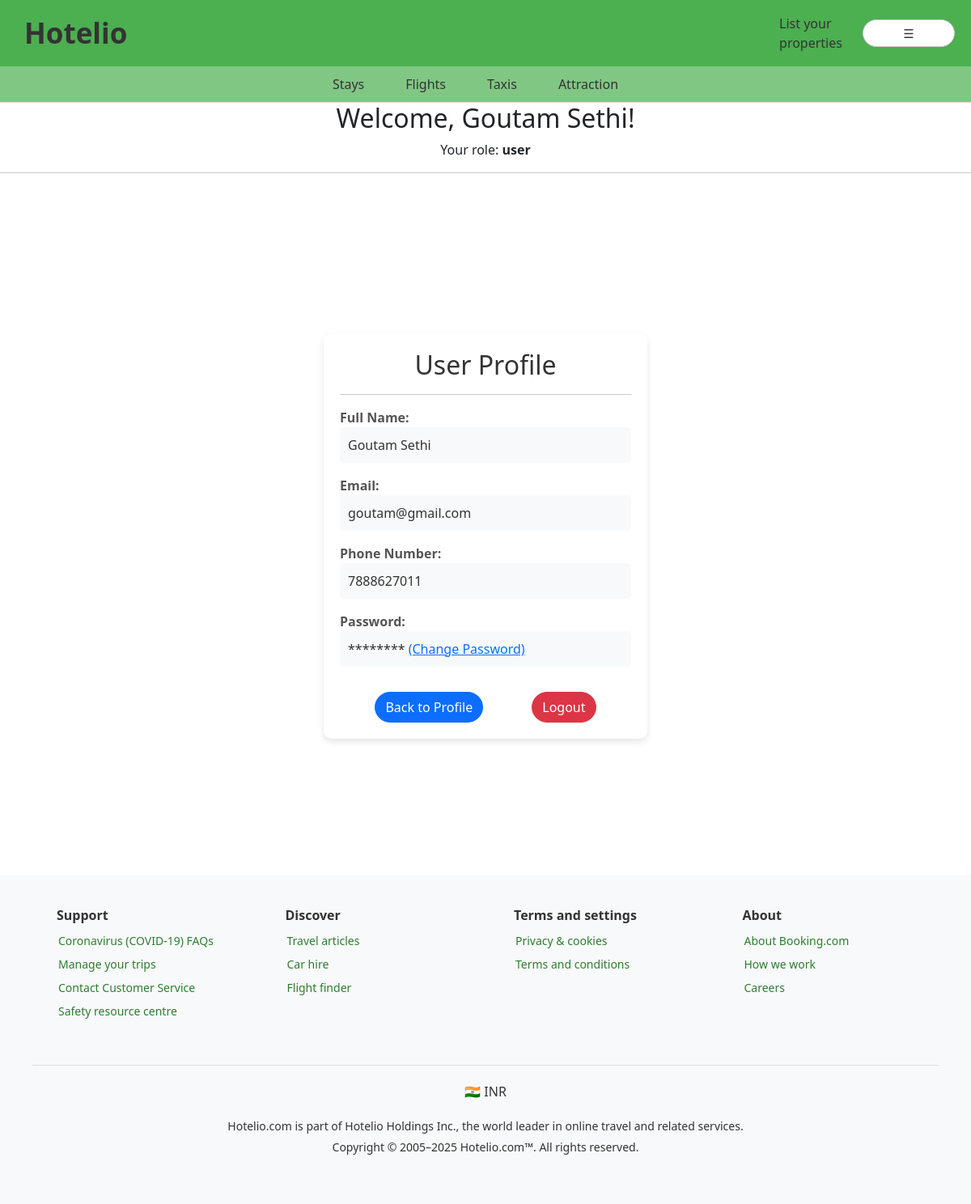
/dashboard (signed in), run on the app's committed database.
### app.py (models this page shows, shortened)
class Userdata(db.Model, UserMixin):
    id = db.Column(db.Integer, primary_key=True)
    name = db.Column(db.String(100), nullable=False)
    email = db.Column(db.String(100), unique=True, nullable=False)
    phone = db.Column(db.String(200), nullable=False, unique=True)
    password = db.Column(db.String(200), nullable=False)
    role = db.Column(db.String(200), nullable=False , default='user')

### app.py (the view)
@app.route("/dashboard")
def dashboard():
    return render_template("dashboard.html")

### app.py (called while the page is built)
@login_manager.user_loader
def load_user(user_id):
    if session.get("role") == "admin":
        return Admin.query.get(int(user_id))
    else:
        return Userdata.query.get(int(user_id))

### templates/dashboard.html (shortened to what this page needs)
{% extends 'base.html' %}
{% block main %}
<link rel="stylesheet" href="{{ url_for('static', filename='dashboard.css') }}">
<div class="text-center">
 <h2>Welcome, {{ current_user.name }}!</h2>
 <p>Your role: <strong>{{ current_user.role }}</strong></p>
 <hr>
</div>
<div class="container mt-5">
    <div class="profile-card">
        <h2 class="text-center">User Profile</h2>
        <hr>
        <div class="profile-info">
            <label><strong>Full Name:</strong></label>
            <p>{{ current_user.name }}</p>
        </div>
        <div class="profile-info">
            <label><strong>Email:</strong></label>
            <p>{{ current_user.email }}</p>
        </div>
        <div class="profile-info">
            <label><strong>Phone Number:</strong></label>
            <p>{{ current_user.phone }}</p>
        </div>
        <div class="profile-info">
            <label><strong>Password:</strong></label>
            <p>******** <a href="#">(Change Password)</a></p>
        </div>
        <div class="btn-group">
            <a href="{{ url_for('dashboard') }}" class="btn btn-primary" style="border-radius: 35px;">Back to Profile</a>
            <a href="{{ url_for('logout') }}" class="btn btn-danger" style="margin-left: 5vw; border-radius: 35px;">Logout</a>
        </div>
    </div>
</div>
{% endblock main %}

### static/style.css (style rules this page uses)
* { margin: 0; padding: 0; box-sizing: border-box; }
.btn { padding: 10px 15px; background-color: #007bff; color: white; border-radius: 5px; text-align: center; }

### static/dashboard.css (style rules this page uses)
.container { display: flex; justify-content: center; align-items: center; height: 100vh; }
.profile-card { width: 400px; background: #fff; padding: 20px; border-radius: 10px; box-shadow: 0px 4px 8px rgba(0, 0, 0, 0.1); text-align: center; }
.profile-card h2 { color: #333; margin-bottom: 15px; }
.profile-info { margin-bottom: 15px; text-align: left; }
.profile-info label { font-weight: bold; color: #555; }
.profile-info p { background: #f8f9fa; padding: 10px; border-radius: 5px; color: #333; }
.btn-group { margin-top: 15px; }
.btn-primary { width: 100%; border-radius: 5px; }

### data on the page
Userdata: name "Goutam Sethi", role "user", email "goutam@gmail.com", phone "7888627011"
